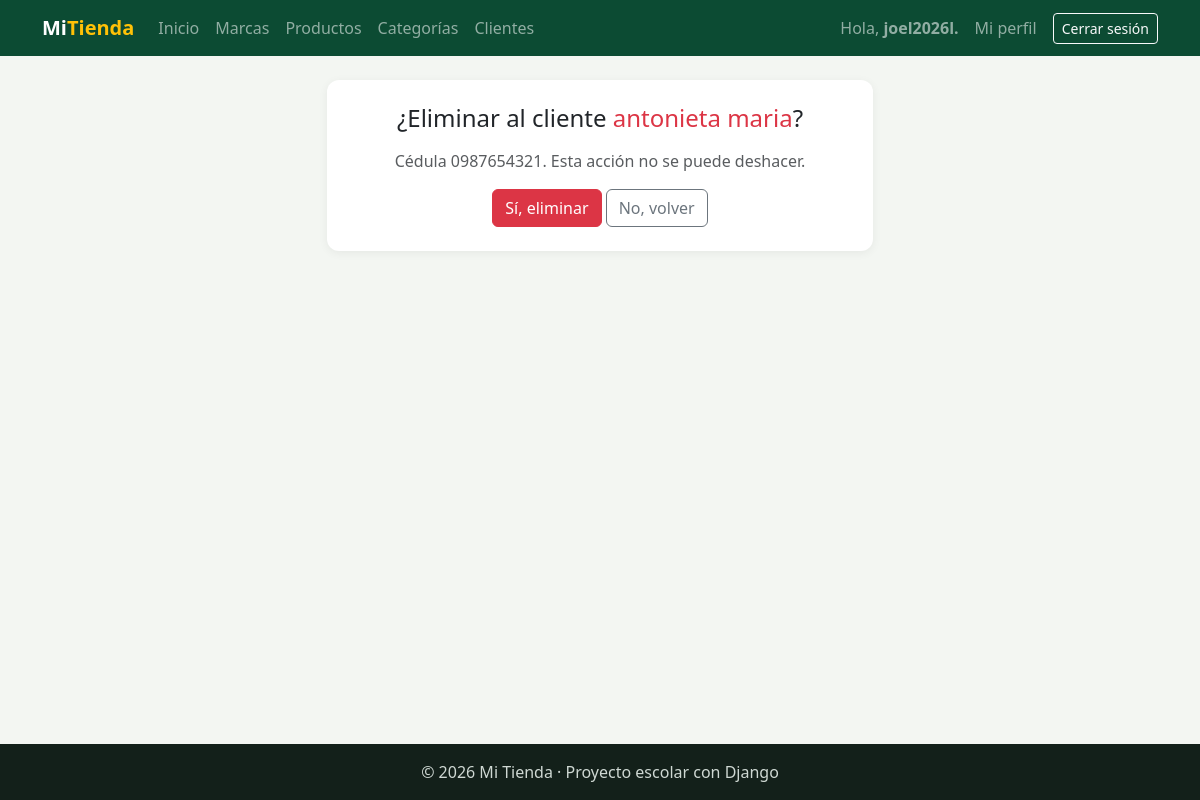
Screenshot of /facturacion/clientes/eliminar/2/ (signed in) with the database file from the repository.
### facturacion/models.py (models this page shows, shortened)
class Cliente(models.Model):
    cedula = models.CharField("Cédula", max_length=10, unique=True)   # Texto (no número): puede empezar con 0
    nombres = models.CharField(max_length=80)
    apellidos = models.CharField(max_length=80)
    email = models.EmailField("Correo", blank=True)                    # EmailField revisa que tenga formato de correo
    telefono = models.CharField("Teléfono", max_length=15, blank=True)
    direccion = models.CharField("Dirección", max_length=200, blank=True)
    fecha_registro = models.DateTimeField(auto_now_add=True)
    class Meta:
        verbose_name = "Cliente"
        verbose_name_plural = "Clientes"
        ordering = ["apellidos", "nombres"]      # Primero por apellido; si se repite, por nombre

### facturacion/views.py (the view)
# urls.py: path("clientes/eliminar/<int:pk>/", views.cliente_eliminar, name="cliente_eliminar"),
@login_required
def cliente_eliminar(request, pk):                         # DELETE
    cliente = get_object_or_404(Cliente, pk=pk)
    if request.method == "POST":                           # POST: presionó "Sí, eliminar"
        nombre = str(cliente)                              # Guardamos el nombre antes de borrarlo
        cliente.delete()                                   # DELETE (todavía no tiene ventas que lo protejan)
        messages.success(request, f"Cliente «{nombre}» eliminado.")
        return redirect("facturacion:cliente_lista")
    contexto = {"titulo": "Eliminar cliente", "cliente": cliente}
    return render(request, "facturacion/cliente_eliminar.html", contexto)

### facturacion/templates/facturacion/cliente_eliminar.html (shortened to what this page needs)
{% extends "base.html" %}
{% block contenido %}
<div class="row justify-content-center">
    <div class="col-md-6">
        <div class="tarjeta text-center">
            <h1 class="h4 mb-3">¿Eliminar al cliente <span class="text-danger">{{ cliente.apellidos }} {{ cliente.nombres }}</span>?</h1>
            <p class="text-muted">Cédula {{ cliente.cedula }}. Esta acción no se puede deshacer.</p>
            <form method="post">
                <button type="submit" class="btn btn-danger">Sí, eliminar</button>
                <a href="{% url 'facturacion:cliente_lista' %}" class="btn btn-outline-secondary">No, volver</a>
            </form>
        </div>
    </div>
</div>
{% endblock %}

### templates/base.html (shortened to what this page needs)
{% load static %}
<!DOCTYPE html>
<html lang="es">
<head>
    <link href="https://cdn.jsdelivr.net/npm/bootstrap@5.3.3/dist/css/bootstrap.min.css" rel="stylesheet">
    <link rel="stylesheet" href="{% static 'css/estilos.css' %}">
</head>
<body>
    <nav class="navbar navbar-expand-lg navbar-dark barra">
        <div class="container">
            <a class="navbar-brand fw-bold" href="{% url 'home' %}">Mi<span class="text-warning">Tienda</span></a>
            <div class="collapse navbar-collapse" id="menu">
                <ul class="navbar-nav me-auto">
                    <li class="nav-item"><a class="nav-link" href="{% url 'home' %}">Inicio</a></li>
                    {% if user.is_authenticated %}
                        <li class="nav-item"><a class="nav-link" href="{% url 'facturacion:marca_lista' %}">Marcas</a></li>
                        <li class="nav-item"><a class="nav-link" href="{% url 'facturacion:producto_lista' %}">Productos</a></li>
                         <li class="nav-item"><a class="nav-link" href="{% url 'facturacion:categoria_lista' %}">Categorías</a></li>
                        <li class="nav-item"><a class="nav-link" href="{% url 'facturacion:cliente_lista' %}">Clientes</a></li>
                    {% endif %}
                </ul>
                <ul class="navbar-nav align-items-lg-center gap-2">
                    {% if user.is_authenticated %}
                        <li class="nav-item navbar-text">Hola, <b>{{ user.username }}</b></li>
                        <li class="nav-item"><a class="nav-link" href="{% url 'facturacion:mi_perfil' %}">Mi perfil</a></li>
                        <li class="nav-item">
                            <form method="post" action="{% url 'logout' %}" class="m-0">
                                <button type="submit" class="btn btn-sm btn-outline-light">Cerrar sesión</button>
                            </form>
                        </li>
                    {% else %}
                        <li class="nav-item"><a class="nav-link" href="{% url 'login' %}">Ingresar</a></li>
                        <li class="nav-item"><a class="btn btn-sm btn-warning" href="{% url 'registro' %}">Crear cuenta</a></li>
                    {% endif %}
                </ul>
            </div>
        </div>
    </nav>
    <main class="container py-4">
        {% block contenido %}{% endblock %}
    </main>
    <footer class="pie text-center py-3">© 2026 Mi Tienda · Proyecto escolar con Django</footer>
</body>
</html>

### static/CSS/estilos.css (style rules this page uses)
:root { --verde: #0c4b33; --verde-claro: #2f9e6e; --amarillo: #f2c230; }
body { background-color: #f3f6f2; min-height: 100vh; display: flex; flex-direction: column; }
main { flex: 1; }
.barra { background-color: var(--verde); }
.tarjeta { background: white; border-radius: 12px; padding: 24px; box-shadow: 0 2px 10px rgba(0,0,0,.06); }
.pie { background-color: #13201a; color: #cfd8d3; }

### rows the page displays
Cliente: apellidos "antonieta", nombres "maria", cedula "0987654321"

### other values shown
{{ user.username }} "joel2026l."
